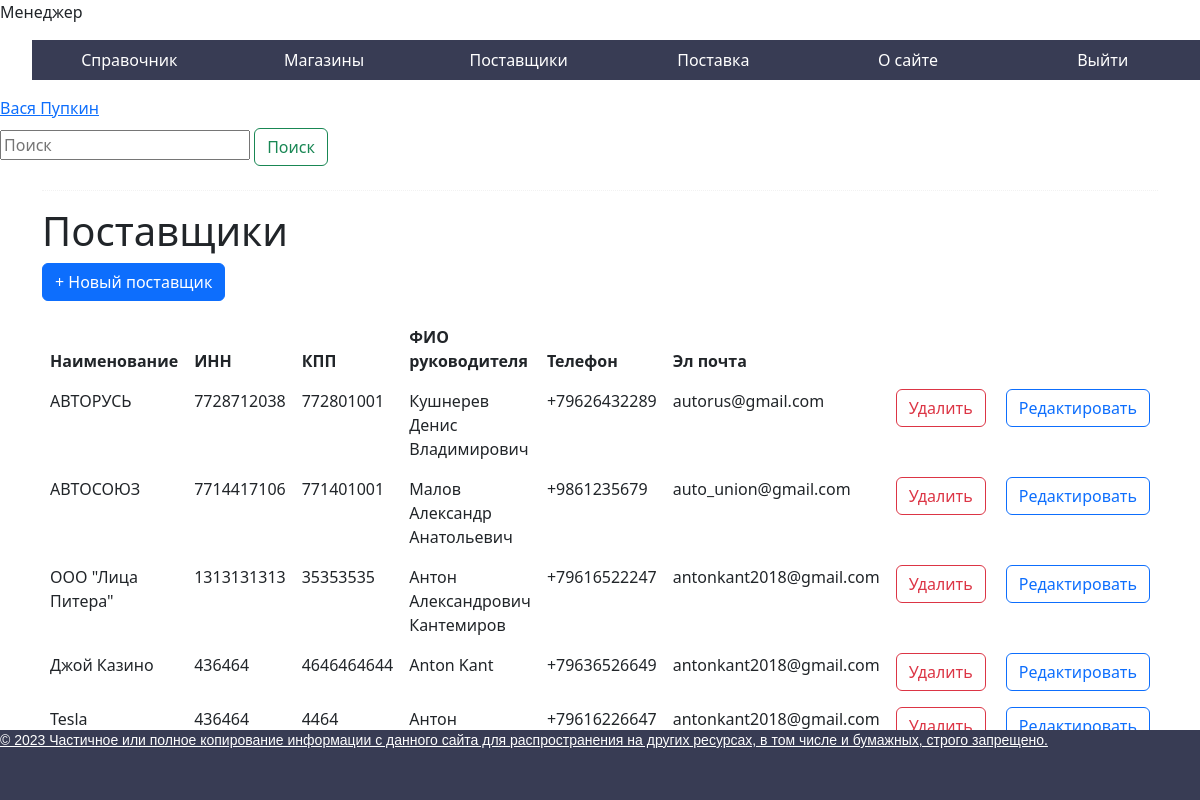
The app's page /manager/suppliers/ (signed in) with its own data.
### autodocapp/models.py (models this page shows, shortened)
class CustomUser(AbstractUser):
    ROLES = (
        ('administrator', "Администратор"),
        ('manager', "Менеджер"),
        ('storekeeper', "Кладовщик"),
        ('salesman', "Продавец"),
        ('director', "Директор")
    )
    surname = models.CharField(max_length=30, verbose_name='Фамилия')
    last_name = models.CharField(max_length=30, verbose_name='Отчество')
    birth_date = models.DateField(verbose_name='Дата рождения', null=True)
    photo = models.ImageField(upload_to="photos/%Y/%m/%d/", verbose_name='Фотография')
    role = models.CharField(default='salesman', max_length=50, choices=ROLES, verbose_name='Роль')

class Suppliers(models.Model):
    title = models.CharField(max_length=30, verbose_name='Наименование организации')
    INN = models.IntegerField(verbose_name='ИНН')
    CIO = models.IntegerField(verbose_name='КПП')
    FullNameManager = models.CharField(max_length=150, verbose_name='ФИО руководителя')
    telephone = models.CharField(max_length=20, verbose_name='Телефон')
    email = models.CharField(max_length=30, verbose_name='Эл почта')

### autodocapp/views/manager/suppliers.py (the view)
def PrintSuppliers(request):
    if request.user.is_authenticated:
        role = CheckRole(request)
        suppliers = Suppliers.objects.all()
        return render(request, 'autodocapp/suppliers.html',
                      {'role': role, 'title': 'Поставщики', 'suppliers': suppliers})
    else:
        return redirect('authorization')

### autodocapp/views/__init__.py (called while the page is built)
def CheckRole(request):
    user = request.user
    role = dict(CustomUser.ROLES).get(user.role)
    return role

### autodocapp/templates/autodocapp/suppliers.html (shortened to what this page needs)
{% extends 'autodocapp/base.html' %}
{% block content %}
<div class="">
    <form action="{% url 'search_supplier' %}" class="form-inline my-2 my-lg-0" method="get">
        <input aria-label="Поиск" class="search" name="q" placeholder="Поиск" type="search">
        <button class="btn btn-outline-success my-2 my-sm" type="submit">Поиск</button>
    </form>
</div>
<div class="container">
    <div class="col-md-12 well">
        <hr style="border-top:1px dotted #ccc;"/>
        <h1 class="page-header">Поставщики</h1>
        <p>
            <button class="btn btn-primary js-create" type="button">
                + Новый поставщик
            </button>
        </p>
        <table class="table table-borderless table-hover" id="table">
            <thead>
            <tr>
                <th scope="col">Наименование</th>
                <th scope="col">ИНН</th>
                <th scope="col">КПП</th>
                <th scope="col">ФИО руководителя</th>
                <th scope="col">Телефон</th>
                <th scope="col">Эл почта</th>
            </tr>
            </thead>
            <tbody>
            {% for s in suppliers %}
            <tr class="record">
                <td>{{s.title}}</td>
                <td>{{s.INN}}</td>
                <td>{{s.CIO}}</td>
                <td>{{s.FullNameManager}}</td>
                <td>{{s.telephone}}</td>
                <td>{{s.email}}</td>
                <td style="width: 150px">
                    <a class="btn_delete_record btn-outline-danger" href="{% url 'delete_supplier' s.id %}">
                        <button class="btn btn-outline-danger">Удалить</button>
                    </a>
                </td>
                <td>
                    <a class="BthEditSupplier btn-outline-primary" href="{% url 'edit_supplier' s.id %}">
                        <button class="btn btn-outline-primary">Редактировать</button>
                    </a>
                </td>
            </tr>
            {% empty %}
            <tr>
                <td class="text-center" colspan="8">Нет поставщиков</td>
            </tr>
            {% endfor %}
            </tbody>
        </table>
    </div>
</div>
{% endblock %}

### autodocapp/templates/autodocapp/base.html (shortened to what this page needs)
{% load static %}
<!DOCTYPE html>
<html lang="en">
<head>
    <link  href="{% static 'autodocapp/css/styles.css' %}" rel="stylesheet">
    <link  href="{% static 'bootstrap/css/bootstrap.min.css' %}" rel="stylesheet">
</head>
<body>
{% if role == 'Администратор' %}
    <p>Администратор</p>
    <ul class="menu">
        <li><a href="">Автозапчасти</a></li>
        <li><a href="">Автозапчасти в магазине</a></li>
        <li><a href="">О сайте</a></li>
        <li><a href="{% url 'logout' %}">Выйти</a></li>
    </ul>
{% elif role == 'Менеджер' %}
    <p>Менеджер</p>
    <ul class="menu">
        <li><a href="">Справочник</a>
        </li>
        <li><a href="{% url 'store_departments' %}">Магазины</a></li>
        <li><a href="{% url 'suppliers' %}">Поставщики</a></li>
        <li><a href="{% url 'supply' %}">Поставка</a></li>
        <li><a href="{% url 'about' %}">О сайте</a></li>
        <li><a href="{% url 'logout' %}">Выйти</a></li>
    </ul>
{% endif %}
<a href="">{{ user.first_name }} {{ user.surname }}</a>
{% block content %}
{% endblock %}
<div id="footer">
    <p>&copy; 2023 Частичное или полное копирование информации с данного сайта для распространения на других ресурсах, в том числе и бумажных, строго запрещено.</p>
</div>
</body>
</html>

### autodocapp/static/autodocapp/css/styles.css (style rules this page uses)
.menu { display: flex; }
.menu li { width: 200px; list-style: none; background: #383c54; position: relative; }
.menu a { color: #fff; text-decoration: none; display: block; text-align: center; padding: 0 10px; height: 40px; line-height: 40px; transition: all .5s; }
#footer { background: #383c54; color: #aaa; font-size: 14px; font-family: Verdana, Geneva, Arial, Helvetica; text-align: left; overflow: hidden; position:fixed; right:0; bottom:0; width:100%; height: 70px; }
#footer p { text-decoration: underline; color: #fff; }
.container { background-color: #FFFFFF; }
.search { width: 250px; }

### records on screen
CustomUser: first_name "Вася", surname "Пупкин"
Suppliers: title "АВТОРУСЬ", INN "7728712038", CIO "772801001", FullNameManager "Кушнерев Денис Владимирович", telephone "+79626432289", email "autorus@gmail.com"
Suppliers: title "АВТОСОЮЗ", INN "7714417106", CIO "771401001", FullNameManager "Малов Александр Анатольевич", telephone "+9861235679", email "auto_union@gmail.com"
Suppliers: title "ООО \"Лица Питера\"", INN "1313131313", CIO "35353535", FullNameManager "Антон Александрович Кантемиров", telephone "+79616522247", email "antonkant2018@gmail.com"
Suppliers: title "Джой Казино", INN "436464", CIO "4646464644", FullNameManager "Anton Kant", telephone "+79636526649", email "antonkant2018@gmail.com"
Suppliers: title "Tesla", INN "436464", CIO "4464", FullNameManager "Антон…", telephone "+79616226647", email "antonkant2018@gmail.com"
